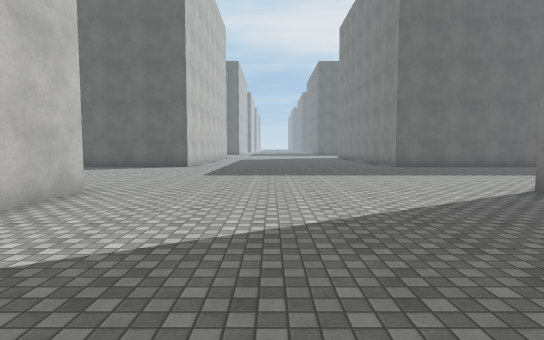
View 1 (above)

24 first-person views from a walk through a 3-D level made in the Unity game engine. The camera is 1.5 m above the floor, tilts 4° down and sees 80° across. The floor is counted in squares, 2 m on a side. Each view is taken from the middle of a square. On the plan, view 1 faces up. The plan holds only what a view shows up to about 11 squares ahead; the rest is blank. The place goes on beyond the plan. The player character is not drawn. Surface patterns are stand-ins for the level's own textures.

View 2
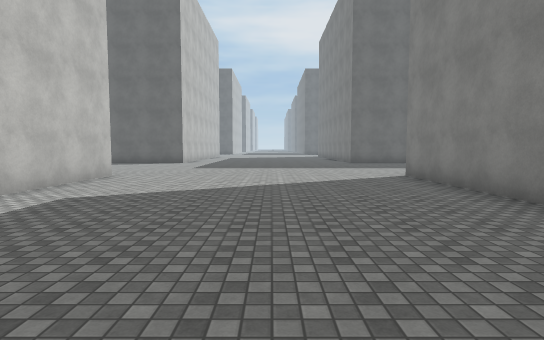

View 3
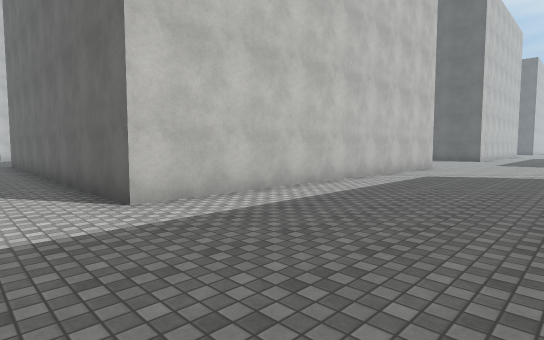

View 4
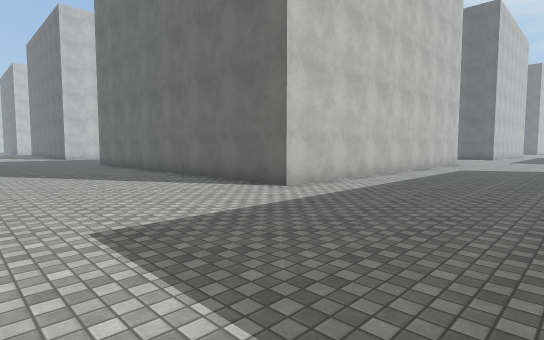

View 5
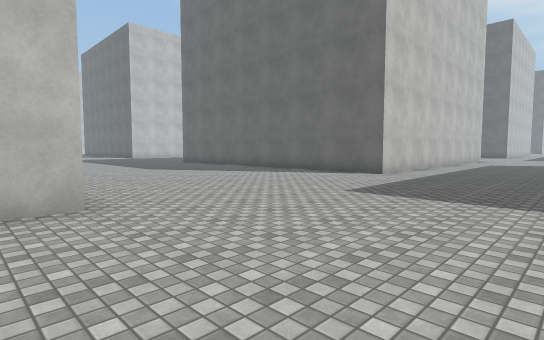

View 6
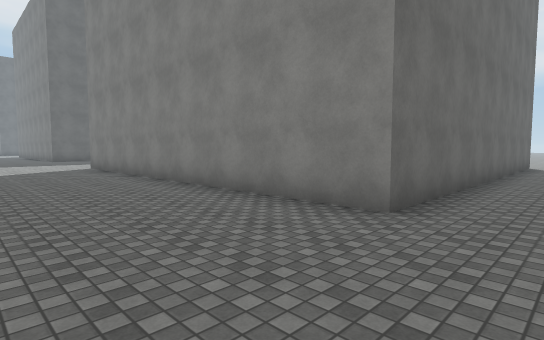

View 7
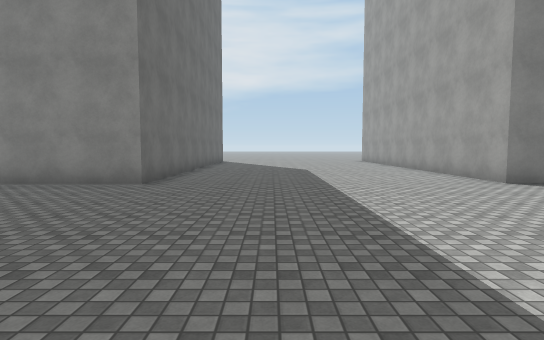

View 8
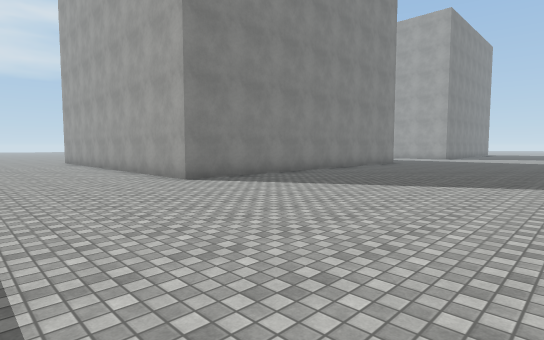

View 9
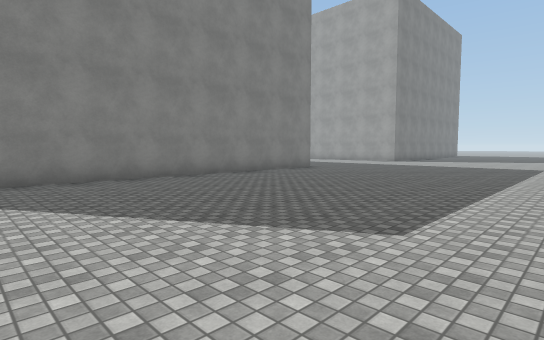

View 10
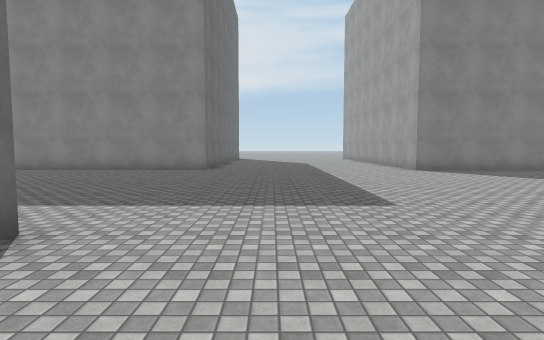

View 11
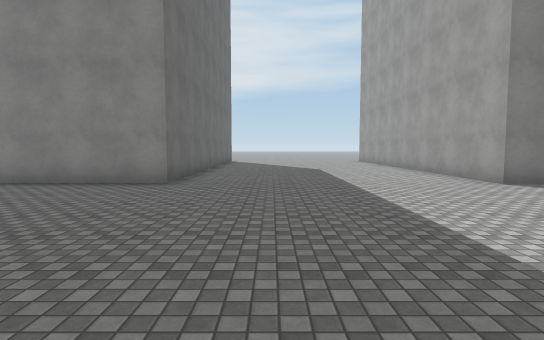

View 12
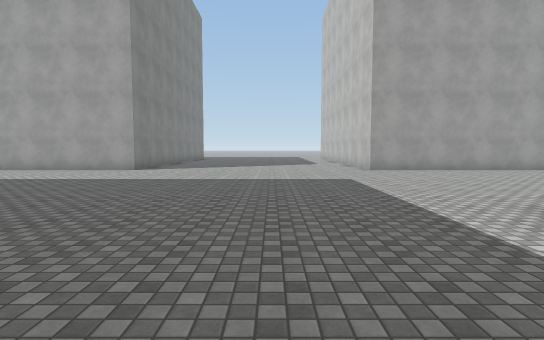

View 13
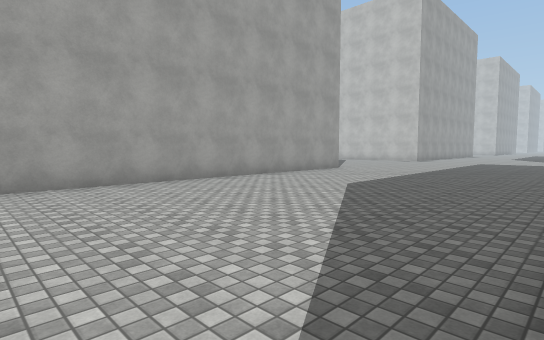

View 14
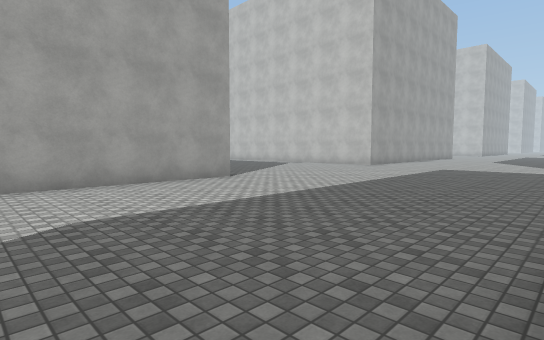

View 15
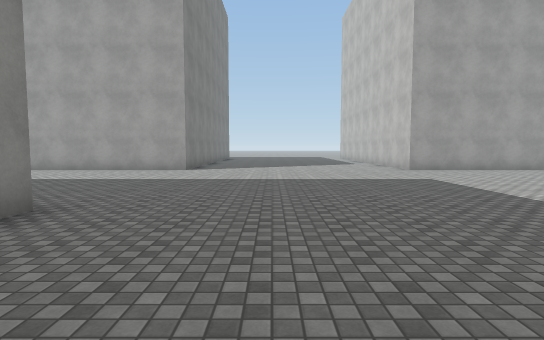

View 16
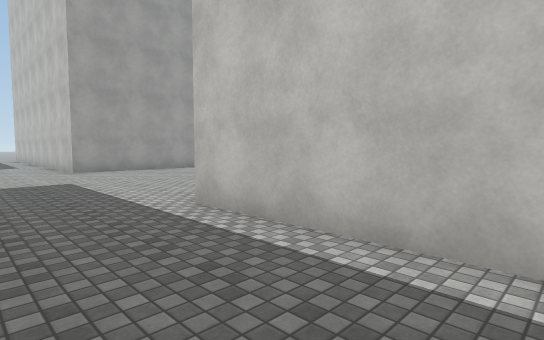

View 17
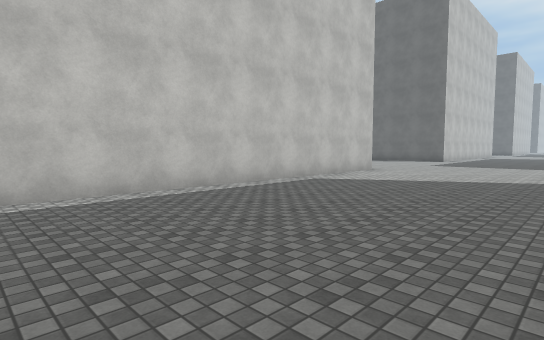

View 18
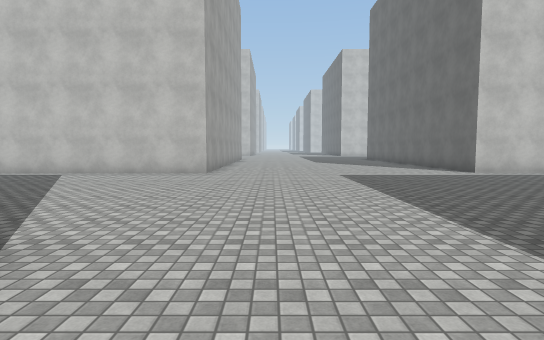

View 19
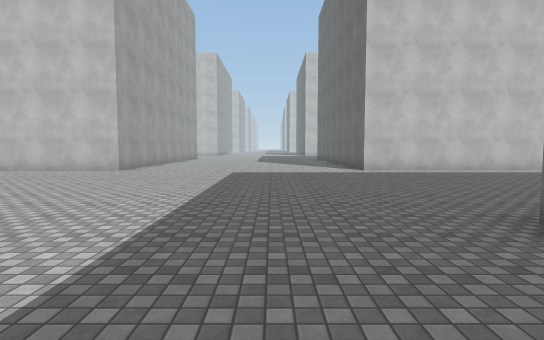

View 20
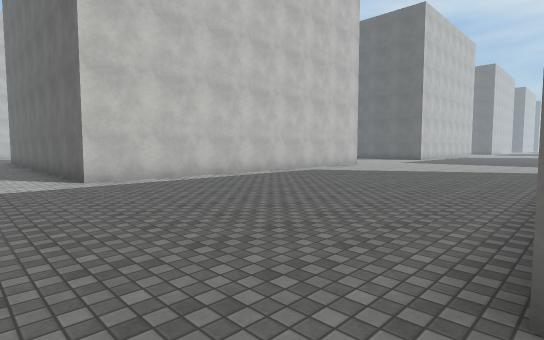

View 21
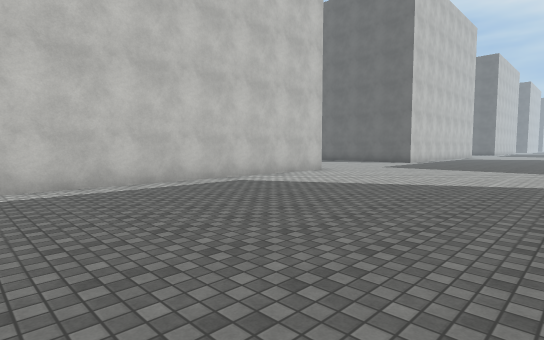

View 22
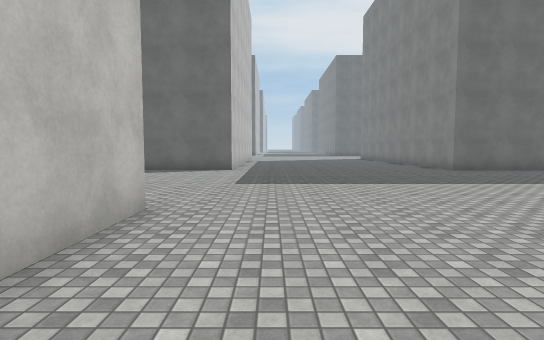

View 23
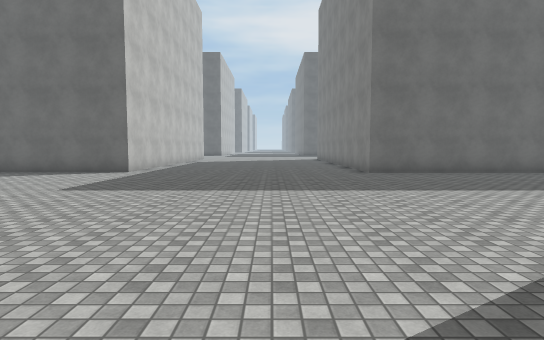

View 24
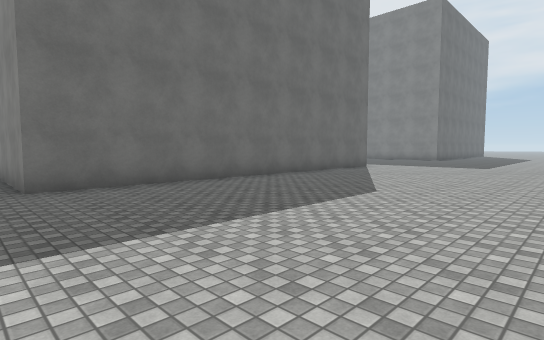

### Floor plan
Points are (right, up) in squares from view 1. A wall is a line through its corners. A room is listed if a view was taken in it or the views show most of it. See-through windows are left out.
Room 1 (views 1, 2, 3, 4, 5, 6, 7, 8, 9, 10, 11, 12, 13, 14, 15, 16, 17, 18, 19, 20, 21, 22, 23, 24)
walls: (-3.2, -12.9) (-3.2, -13.8); (-3.2, 5.6) (-3.2, -5.4) (-14.2, -5.4); (-23.1, -12.9) (-21.3, -12.9) (-21.3, -23.9); (-14.2, -23.9) (-14.2, -23.2); (8.5, -5.4) (4.5, -5.4) (4.5, 5.6); (-21.5, 6) (-21.5, -5) (-24.5, -5); (-5.8, 12.4) (-14.2, 12.4) (-14.2, 14.5); (8.5, -23.8) (4.7, -23.8) (4.7, -12.9) (8.5, -12.9); (-14.2, -31.1) (-14.2, -30.7) (-3.2, -30.7); (-21.3, 14) (-21.3, 12.8) (-24.5, 12.8); (4.5, -32.5) (4.5, -30.7) (8.5, -30.7); (-24.5, -30.7) (-21.5, -30.7) (-21.5, -32.5)

Where each view was taken, in squares from view 1:
view 1: 0 up, 0 right, facing up
view 2: 3 down, 1 right, facing up
view 3: 7 down, 1 right, facing up-left
view 4: 10 down, 1 right, facing up-left
view 5: 14 down, 1 right, facing up-left
view 6: 7 down, 1 right, facing up-right
view 7: 8 down, 2 left, facing right
view 8: 9 down, 2 left, facing down-right
view 9: 14 down, 3 left, facing down-right
view 10: 26 down, 6 left, facing right
view 11: 26 down, 2 left, facing right
view 12: 20 down, 0 right, facing down
view 13: 24 down, 4 left, facing down-left
view 14: 24 down, 9 left, facing down-left
view 15: 20 down, 17 left, facing down
view 16: 20 down, 19 left, facing down-left
view 17: 23 down, 16 left, facing up-left
view 18: 11 down, 12 left, facing left
view 19: 8 down, 11 left, facing left
view 20: 7 down, 14 left, facing up-left
view 21: 3 down, 15 left, facing up-left
view 22: 2 up, 20 left, facing up
view 23: 3 up, 17 left, facing up
view 24: 6 up, 15 left, facing up-right
